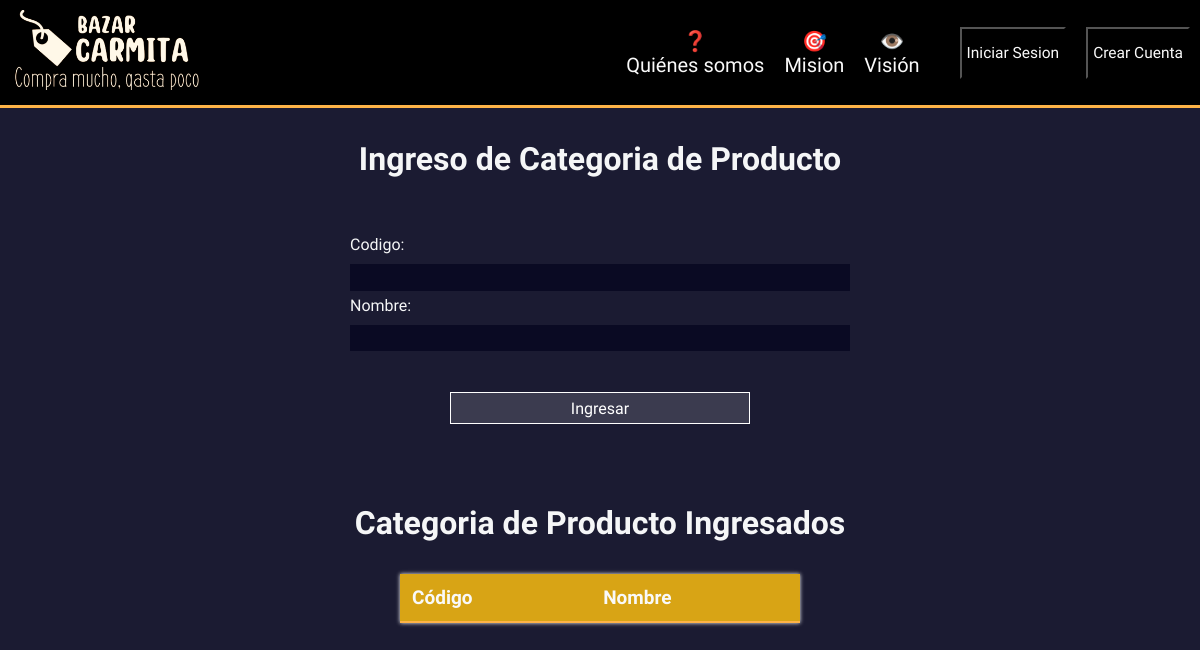
/formulario_categoria_producto, run on an earlier commit of the app's database.
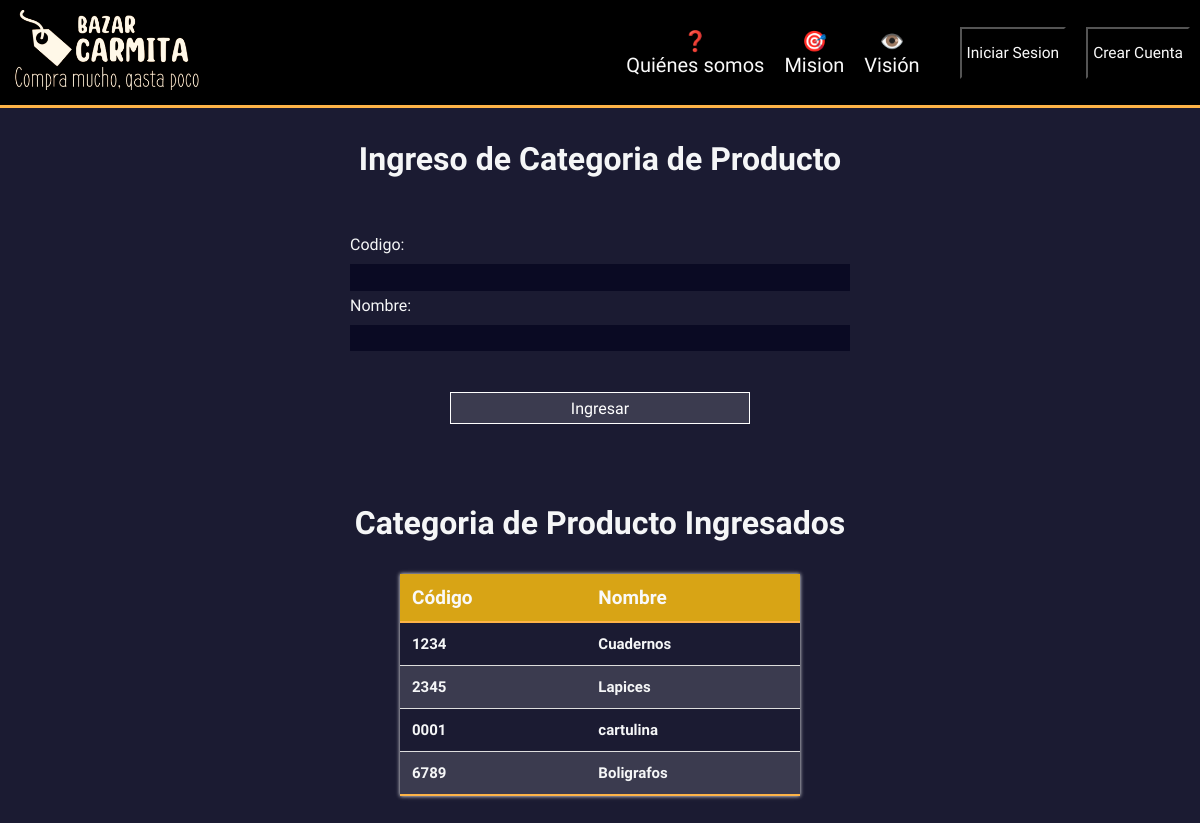
And on a later commit of the database.
### producto/models.py (models this page shows, shortened)
class Categoria_producto(models.Model):
    codigo= models.CharField(max_length=6)
    nombre = models.CharField(max_length=50)

### producto/views.py (the view)
# urls.py: path('formulario_categoria_producto',views.formulario_categoria_producto, name='formulario_categoria_producto'),
def formulario_categoria_producto(request):
    listar_categoria = Categoria_producto.objects.all()
    return render(request,"formulario-categoria.html",{
        "categorias": listar_categoria})

### producto/templates/formulario-categoria.html (shortened to what this page needs)
{% extends './base.html' %}
{% load static %}
{% block extrahead %}
<link rel="stylesheet" href="{% static 'css/estilos-formulario.css' %}">
{% endblock %}
{% block body %}
{% load static %}
<form action="{% url 'registrar_categoria_producto' %}" method="POST">
    <h1>Ingreso de Categoria de Producto</h1>
    <fieldset>
    <label for="codigo">Codigo: <input id="codigo" name="codigo" type="text" required /></label>
      <label for="nombre">Nombre: <input id="nombre" name="nombre" type="text" required /></label>
    </fieldset>
    <input type="submit" value="Ingresar" />
</form>
<h1>Categoria de Producto Ingresados</h1>
<table class="table">
  <thead>
    <tr>
      <th>Código</th>
      <th>Nombre</th>
    </tr>
  </thead>
  <tbody>
    {% for c in categorias %}
    <tr>
      <th>{{c.codigo}}</th>
      <th>{{c.nombre}}</th>
    </tr>
    {% endfor %}
  </tbody>
</table>
{% endblock%}

What changed in the data, as far as the page shows it:
added Categoria_producto: codigo "1234", nombre "Cuadernos"
added Categoria_producto: codigo "2345", nombre "Lapices"
added Categoria_producto: codigo "0001", nombre "cartulina"
added Categoria_producto: codigo "6789", nombre "Boligrafos"
